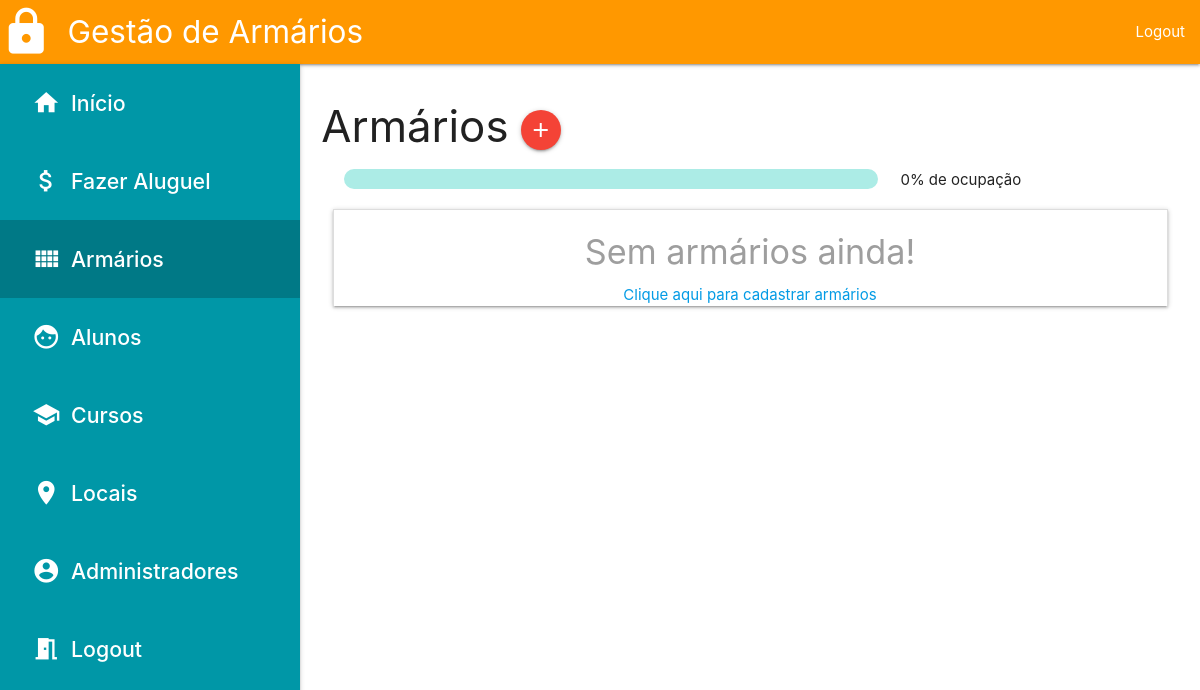
Page /armarios.php (signed in) on the earlier database version.
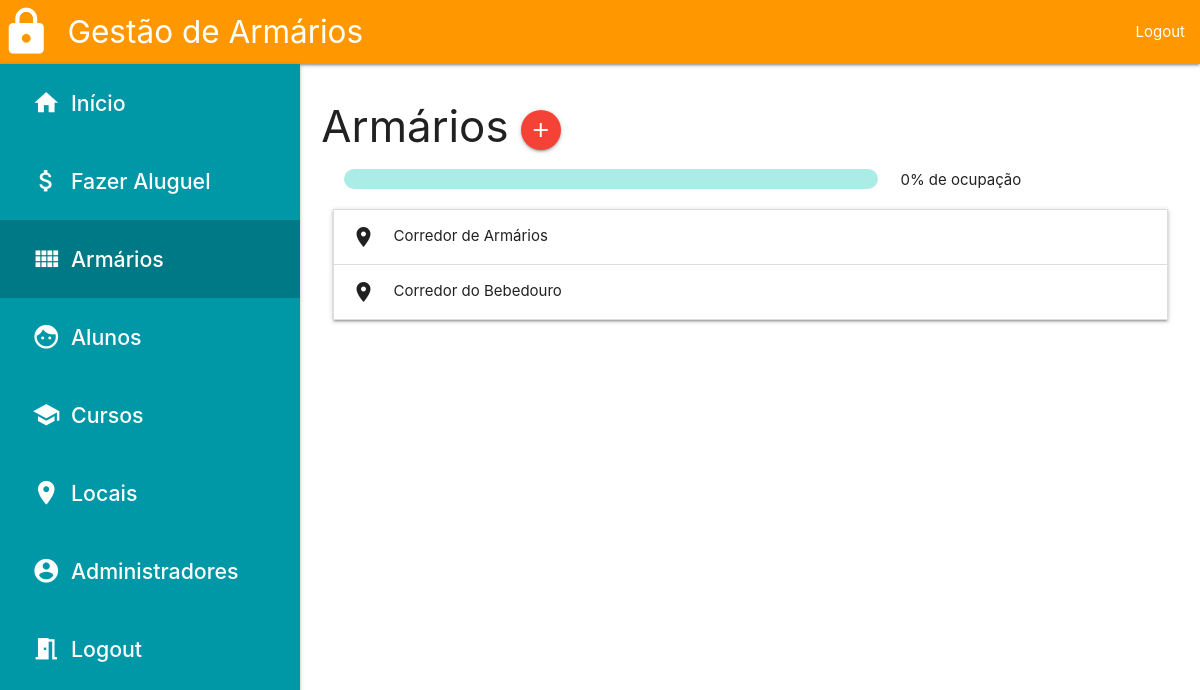
Same page on the later database version.
### tables this page shows
create table tb_local(
	cd_local int not null auto_increment,
    nm_local varchar(60) not null,
    st_local boolean not null default 1,
    primary key(cd_local),
    constraint local_nm_local_unico unique(nm_local)
);

### class/Utilitarios.php (called while the page is built, shortened)
<?php
abstract class Utilitarios
{
    private $host     = "localhost";
    private $port     = 3307;
    private $db       = "db_gestor_de_armarios";
    private $user     = "root";
    private $pass     = "usbw";
    public function db_connect()
    {
        $conn =  new mysqli($this->host, $this->user, $this->pass, $this->db, $this->port);
        $conn->set_charset("utf8");
        return $conn;
    }
}

### init/init.php (called while the page is built, shortened)
<?php
include_once($_SERVER["DOCUMENT_ROOT"]."/class/Administrador.php");
$admin = new Administrador($_SESSION["nm_user"]);

### class/Administrador.php (called while the page is built, shortened)
<?php
include_once "Utilitarios.php";
class Administrador extends Utilitarios
{
    public function __construct($nm_user){
        $this->mysqli = $this->db_connect();
    }
    public function consultar_local($cd = ""){
        $sql = "SELECT * from tb_local";
        $query = $this->mysqli->query($sql);
        if($query->num_rows > 0){
            return $query;
        }else{
            return null;
        }
    }
    public function contar_ocupacao(){
        $sql_total = "SELECT count(cd_armario) as qt_armarios from tb_armario where st_armario = 1";
        $query_total = $this->mysqli->query($sql_total);
        $dados_total = $query_total->fetch_object();
        $total = $dados_total->qt_armarios;
        if($total == 0){
            $total = 1;
        }
        $sql_ocupados = "SELECT id_armario from tb_aluguel where st_aluguel = 1 group by id_armario";
        $query_ocupados = $this->mysqli->query($sql_ocupados);
        $ocupados = $query_ocupados->num_rows;
        $ocupacao = ($ocupados / $total) * 100;
        return round($ocupacao, 2);
    }
}

### armarios.php (the view, shortened to what this page needs)
<?php include_once 'init/init.php'; ?>
<!doctype html>
<html lang="pt-br">
    <head>
        <link rel="stylesheet" href="/css/materialize.css">
        <link rel="stylesheet" href="/css/material_icons.css">
        <link rel="stylesheet" href="/css/style.css">
    </head>
    <body>
        <?php
            include_once "components/menu.php";
        ?>
        <div class="row s12" style="margin-bottom: 0px;">
            <main id="pag-content">
                <div class="col s12">
                    <h3>Armários
                    	<a href="#cadastrar_armario" class="modal-trigger btn btn-floating red">
                    		<i class="material-icons">add</i>
                    	</a>
                    </h3>
                    <div class="col s12" style="margin-bottom: 10px">
	                    <div class="col s12 m8">
		                    <div class="progress">
		                    	<div class="determinate" style="width: <?php echo $admin->contar_ocupacao();?>%"></div>
		                    </div>
		                </div>
	                    <div class="col s12 m4">
	                    	<?php echo $admin->contar_ocupacao();?>% de ocupação
	                    </div>
	                </div>
	                <div class=" col s12">
	                    <ul class="collapsible expandable">
		                    <?php
								$query_local = $admin->consultar_local();
								if(!empty($query_local)){
									while($local = $query_local->fetch_object()){
										if(isset($_GET['local'])){
											if($local->cd_local == $_GET['local']){
												echo "<li class='active'>";
											}else{
												echo "<li>";
											}
										}else{
											echo "<li>";
										}
										echo "<div class='collapsible-header'>";
										echo "<i class='material-icons'>place</i>";
										echo $local->nm_local;
										echo "</div>";
											?>
											<?php
									}
								}else{
									echo "<div class='center grey-text'>";
									echo "<h4>Sem armários ainda!</h4>";
									echo "<a href='#cadastrar_armario' class='modal-trigger'>Clique aqui para cadastrar armários</a>";
									echo "</div>";
								}
							?>
						</ul>
					</div>
                </div>
            </main>
        </div>
    </body>
</html>

Differences in the rows shown:
added tb_local: nm_local "Corredor de Armários"
added tb_local: nm_local "Corredor do Bebedouro"
Other differences:
text no longer shown: "Sem armários ainda! Clique aqui para cadastrar armários"
